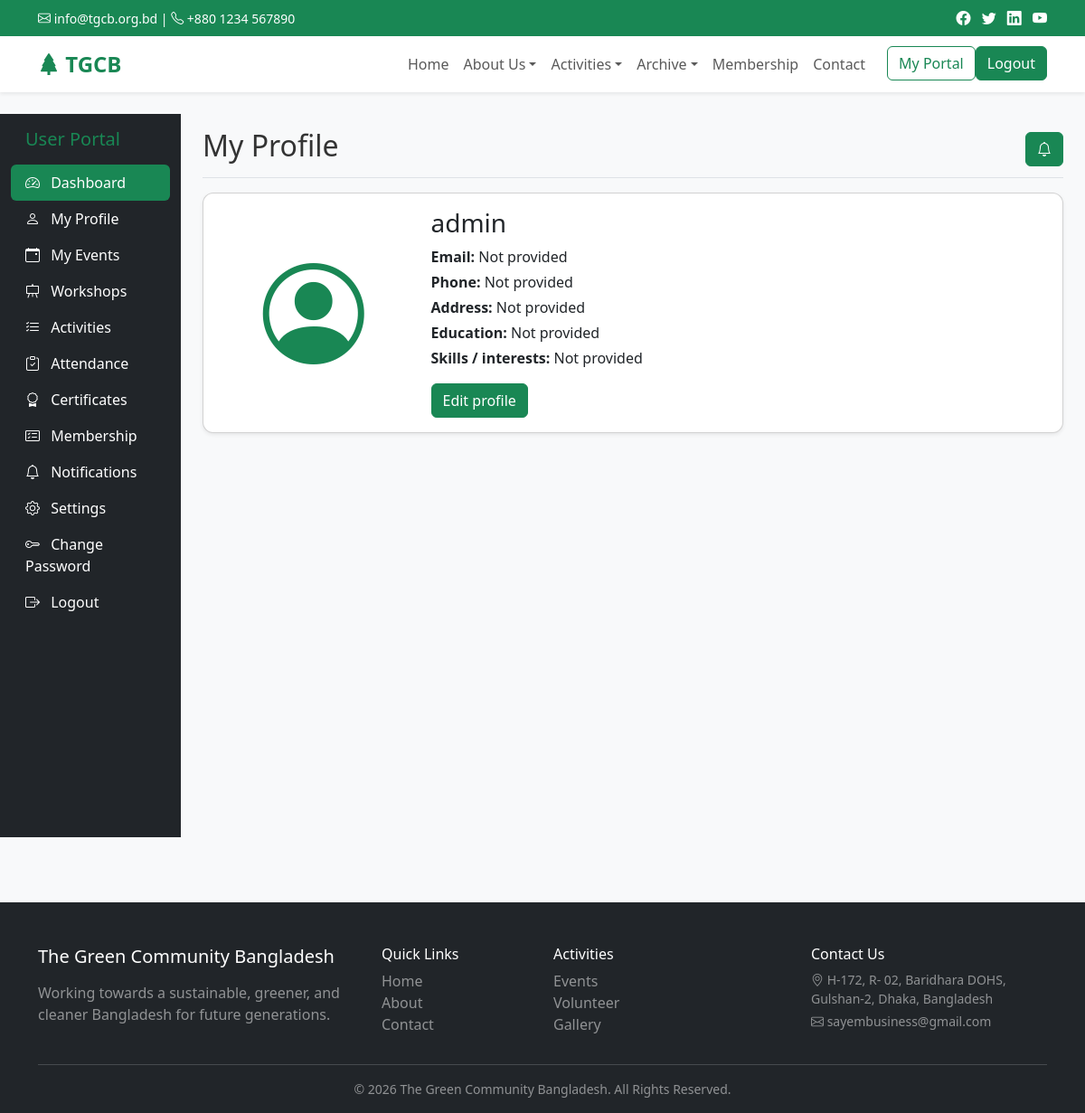
Page /portal/profile/ (signed in) on the committed database.
### user_portal/models.py (models this page shows, shortened)
class UserProfile(models.Model):
    user = models.OneToOneField(settings.AUTH_USER_MODEL, on_delete=models.CASCADE, related_name='profile')
    photo = models.ImageField(upload_to='profiles/', blank=True)
    phone = models.CharField(max_length=40, blank=True)
    address = models.TextField(blank=True)
    education = models.CharField(max_length=255, blank=True)
    skills_interests = models.TextField(blank=True)
    updated_at = models.DateTimeField(auto_now=True)

### user_portal/views.py (the view)
# urls.py: path('profile/', views.admin_profile, name='admin_profile'),
@login_required
def profile(request):
    return render(request, 'user_portal/profile.html', {'profile': _profile(request.user)})

### main/context_processors.py (called while the page is built)
def site_settings(request):
    from .models import SiteSettings
    return {'site_settings': SiteSettings.objects.first()}

### user_portal/views.py (called while the page is built)
def _profile(user):
    return UserProfile.objects.get_or_create(user=user)[0]

### user_portal/templates/user_portal/profile.html
{% extends 'user_portal/base_user_portal.html' %}
{% block portal_title %}My Profile{% endblock %}
{% block portal_content %}<div class="card shadow-sm"><div class="card-body"><div class="row align-items-center"><div class="col-md-3 text-center">{% if profile.photo %}<img src="{{ profile.photo.url }}" class="img-fluid rounded-circle" style="max-width:140px" alt="Profile photo">{% else %}<i class="bi bi-person-circle text-success" style="font-size:7rem"></i>{% endif %}</div><div class="col-md-9"><h3>{{ request.user.get_full_name|default:request.user.username }}</h3><p class="mb-1"><strong>Email:</strong> {{ request.user.email|default:'Not provided' }}</p><p class="mb-1"><strong>Phone:</strong> {{ profile.phone|default:'Not provided' }}</p><p class="mb-1"><strong>Address:</strong> {{ profile.address|default:'Not provided' }}</p><p class="mb-1"><strong>Education:</strong> {{ profile.education|default:'Not provided' }}</p><p class="mb-3"><strong>Skills / interests:</strong> {{ profile.skills_interests|default:'Not provided' }}</p><a class="btn btn-success" href="{% url 'user_edit_profile' %}">Edit profile</a></div></div></div></div>{% endblock %}

### user_portal/templates/user_portal/base_user_portal.html
{% extends 'base.html' %}
{% load static %}
{% block content %}
<div class="container-fluid">
    <div class="row">
        <div class="col-md-3 col-lg-2 d-md-block bg-dark text-white sidebar collapse" style="min-height: 100vh;">
            <div class="position-sticky pt-3">
                <h5 class="px-3 mb-3 text-success">User Portal</h5>
                <ul class="nav nav-pills flex-column mb-auto">
                    <li class="nav-item"><a href="{% url 'user_dashboard' %}" class="nav-link text-white active"><i class="bi bi-speedometer2 me-2"></i> Dashboard</a></li>
                    <li><a href="{% url 'user_profile' %}" class="nav-link text-white"><i class="bi bi-person me-2"></i> My Profile</a></li>
                    <li><a href="{% url 'user_events' %}" class="nav-link text-white"><i class="bi bi-calendar-event me-2"></i> My Events</a></li>
                    <li><a href="{% url 'user_workshops' %}" class="nav-link text-white"><i class="bi bi-easel me-2"></i> Workshops</a></li>
                    <li><a href="{% url 'user_activities' %}" class="nav-link text-white"><i class="bi bi-list-check me-2"></i> Activities</a></li>
                    <li><a href="{% url 'user_attendance' %}" class="nav-link text-white"><i class="bi bi-clipboard-check me-2"></i> Attendance</a></li>
                    <li><a href="{% url 'user_certificates' %}" class="nav-link text-white"><i class="bi bi-award me-2"></i> Certificates</a></li>
                    <li><a href="{% url 'user_memberships' %}" class="nav-link text-white"><i class="bi bi-card-checklist me-2"></i> Membership</a></li>
                    <li><a href="{% url 'user_notifications' %}" class="nav-link text-white"><i class="bi bi-bell me-2"></i> Notifications</a></li>
                    <li><a href="{% url 'user_settings' %}" class="nav-link text-white"><i class="bi bi-gear me-2"></i> Settings</a></li>
                    <li><a href="{% url 'user_change_password' %}" class="nav-link text-white"><i class="bi bi-key me-2"></i> Change Password</a></li>
                    <li><a href="{% url 'logout' %}" class="nav-link text-white"><i class="bi bi-box-arrow-right me-2"></i> Logout</a></li>
                </ul>
            </div>
        </div>
        <div class="col-md-9 col-lg-10 ms-sm-auto px-md-4">
            <div class="d-flex justify-content-between flex-wrap flex-md-nowrap align-items-center pt-3 pb-2 mb-3 border-bottom">
                <h1 class="h2">{% block portal_title %}Dashboard{% endblock %}</h1>
                <a class="btn btn-success" href="{% url 'user_notifications' %}"><i class="bi bi-bell"></i></a>
            </div>
            {% block portal_content %}{% endblock %}
        </div>
    </div>
</div>
{% endblock %}

### templates/base.html (shortened to what this page needs)
{% load static %}
<!DOCTYPE html>
<html lang="en">
<head>
    <link href="https://cdn.jsdelivr.net/npm/bootstrap@5.3.0/dist/css/bootstrap.min.css" rel="stylesheet">
    <link href="https://cdn.jsdelivr.net/npm/bootstrap-icons@1.10.0/font/bootstrap-icons.css" rel="stylesheet">
    <link href="{% static 'css/style.css' %}" rel="stylesheet">
    <link href="{% static 'css/responsive.css' %}" rel="stylesheet">
</head>
<body>
    {% include 'includes/topbar.html' %}
    {% include 'includes/navbar.html' %}
    <main class="py-4">
        {% block content %}{% endblock %}
    </main>
    {% include 'includes/footer.html' %}
</body>
</html>

### templates/includes/topbar.html
<div class="topbar bg-success text-white py-2">
    <div class="container d-flex justify-content-between align-items-center">
        <div class="small">
            <i class="bi bi-envelope"></i> info@tgcb.org.bd |
            <i class="bi bi-telephone"></i> +880 1234 567890
        </div>
        <div class="social-links">
            <a href="#" class="text-white me-2"><i class="bi bi-facebook"></i></a>
            <a href="#" class="text-white me-2"><i class="bi bi-twitter"></i></a>
            <a href="#" class="text-white me-2"><i class="bi bi-linkedin"></i></a>
            <a href="#" class="text-white"><i class="bi bi-youtube"></i></a>
        </div>
    </div>
</div>

### templates/includes/navbar.html (shortened to what this page needs)
<nav class="navbar navbar-expand-lg navbar-light bg-white sticky-top shadow-sm">
    <div class="container">
        <a class="navbar-brand fw-bold text-success" href="{% url 'home' %}">
            {% if site_settings.logo %}<img src="{{ site_settings.logo.url }}" alt="TGCB" height="32">{% else %}<i class="bi bi-tree-fill"></i> TGCB{% endif %}
        </a>
        <div class="collapse navbar-collapse" id="mainNav">
            <ul class="navbar-nav ms-auto mb-2 mb-lg-0">
                <li class="nav-item"><a class="nav-link" href="{% url 'home' %}">Home</a></li>
                <li class="nav-item dropdown">
                    <a class="nav-link dropdown-toggle" data-bs-toggle="dropdown">About Us</a>
                </li>
                <li class="nav-item dropdown">
                    <a class="nav-link dropdown-toggle" data-bs-toggle="dropdown">Activities</a>
                </li>
                <li class="nav-item dropdown">
                    <a class="nav-link dropdown-toggle" data-bs-toggle="dropdown">Archive</a>
                </li>
                <li class="nav-item"><a class="nav-link" href="{% url 'membership_home' %}">Membership</a></li>
                <li class="nav-item"><a class="nav-link" href="{% url 'contact' %}">Contact</a></li>
                {% if user.is_authenticated %}<li class="nav-item ms-lg-3"><a href="{% url 'user_dashboard' %}" class="btn btn-outline-success">My Portal</a></li><li class="nav-item mt-2 mt-lg-0"><a href="{% url 'logout' %}" class="btn btn-success">Logout</a></li>{% endif %}
            </ul>
        </div>
    </div>
</nav>

### templates/includes/footer.html
<footer class="bg-dark text-white-50 pt-5 pb-3 mt-5">
    <div class="container">
        <div class="row">
            <div class="col-md-4">
                <h5 class="text-white mb-3">The Green Community Bangladesh</h5>
                <p>Working towards a sustainable, greener, and cleaner Bangladesh for future generations.</p>
            </div>
            <div class="col-md-2">
                <h6 class="text-white">Quick Links</h6>
                <ul class="list-unstyled">
                    <li><a href="{% url 'home' %}" class="text-white-50 text-decoration-none">Home</a></li>
                    <li><a href="{% url 'org_profile' %}" class="text-white-50 text-decoration-none">About</a></li>
                    <li><a href="{% url 'contact' %}" class="text-white-50 text-decoration-none">Contact</a></li>
                </ul>
            </div>
            <div class="col-md-3">
                <h6 class="text-white">Activities</h6>
                <ul class="list-unstyled">
                    <li><a href="{% url 'events_list' %}" class="text-white-50 text-decoration-none">Events</a></li>
                    <li><a href="{% url 'volunteer_home' %}" class="text-white-50 text-decoration-none">Volunteer</a></li>
                    <li><a href="{% url 'gallery_albums' %}" class="text-white-50 text-decoration-none">Gallery</a></li>
                </ul>
            </div>
            <div class="col-md-3">
                <h6 class="text-white">Contact Us</h6>
                <p class="small mb-1"><i class="bi bi-geo-alt"></i> H-172, R- 02, Baridhara DOHS, Gulshan-2, Dhaka, Bangladesh</p>
                <p class="small mb-1"><i class="bi bi-envelope"></i> sayembusiness@gmail.com</p>
            </div>
        </div>
        <hr class="bg-secondary">
        <div class="text-center small">
            &copy; {% now "Y" %} The Green Community Bangladesh. All Rights Reserved.
        </div>
    </div>
</footer>

### static/css/style.css (style rules this page uses)
:root { --primary-green: #198754; --accent-leaf: #80c783; --bg-light: #f8f9fa; }
body { font-family: 'Segoe UI', Tahoma, Geneva, Verdana, sans-serif; background-color: var(--bg-light); color: #333; }
.navbar-brand { font-size: 1.5rem; }
.card { border-radius: 0.75rem; }
.sidebar .nav-link.active { background-color: var(--primary-green); color: white !important; }

### rows in the picture
UserProfile: phone "Not provided", address "Not provided", education "Not provided", skills_interests "Not provided"

### other values in the picture
{{ request.user.get_full_name|default:request.user.username }} "admin"
{{ request.user.email|default:'Not provided' }} "Not provided"
